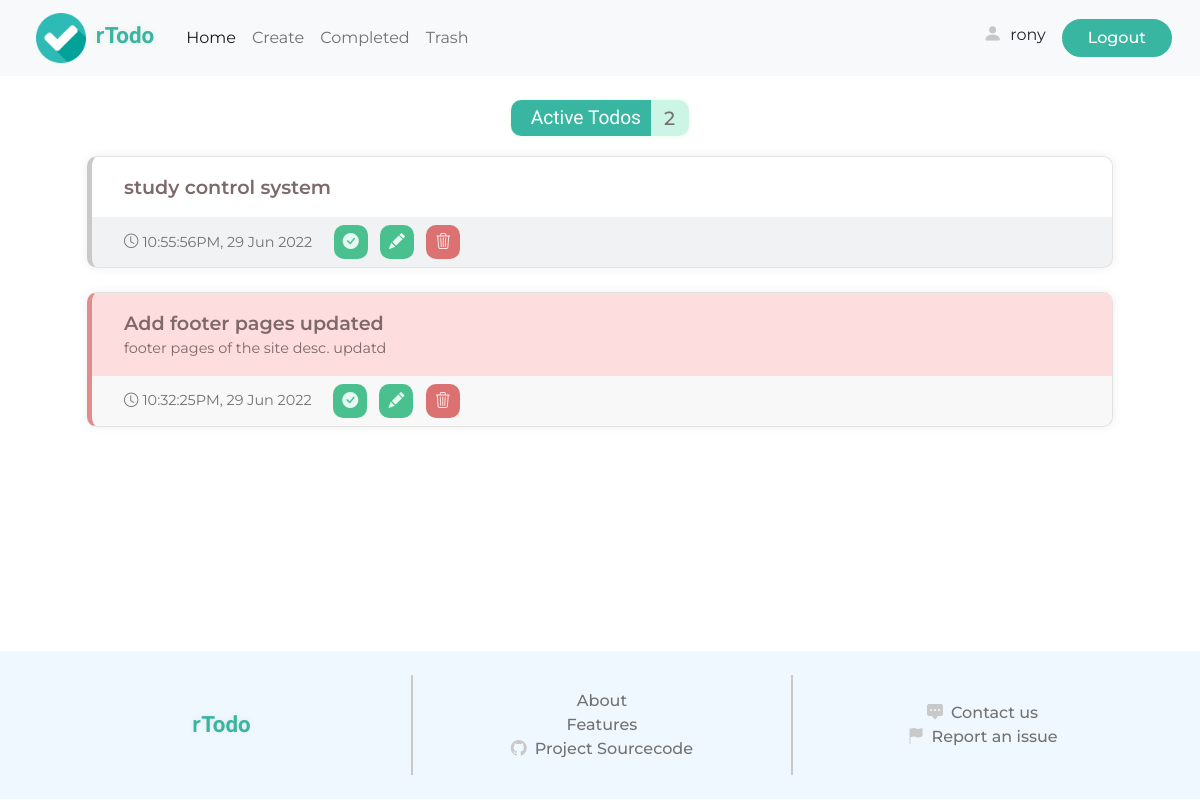
Before: /todos/ (signed in) with the older database file.
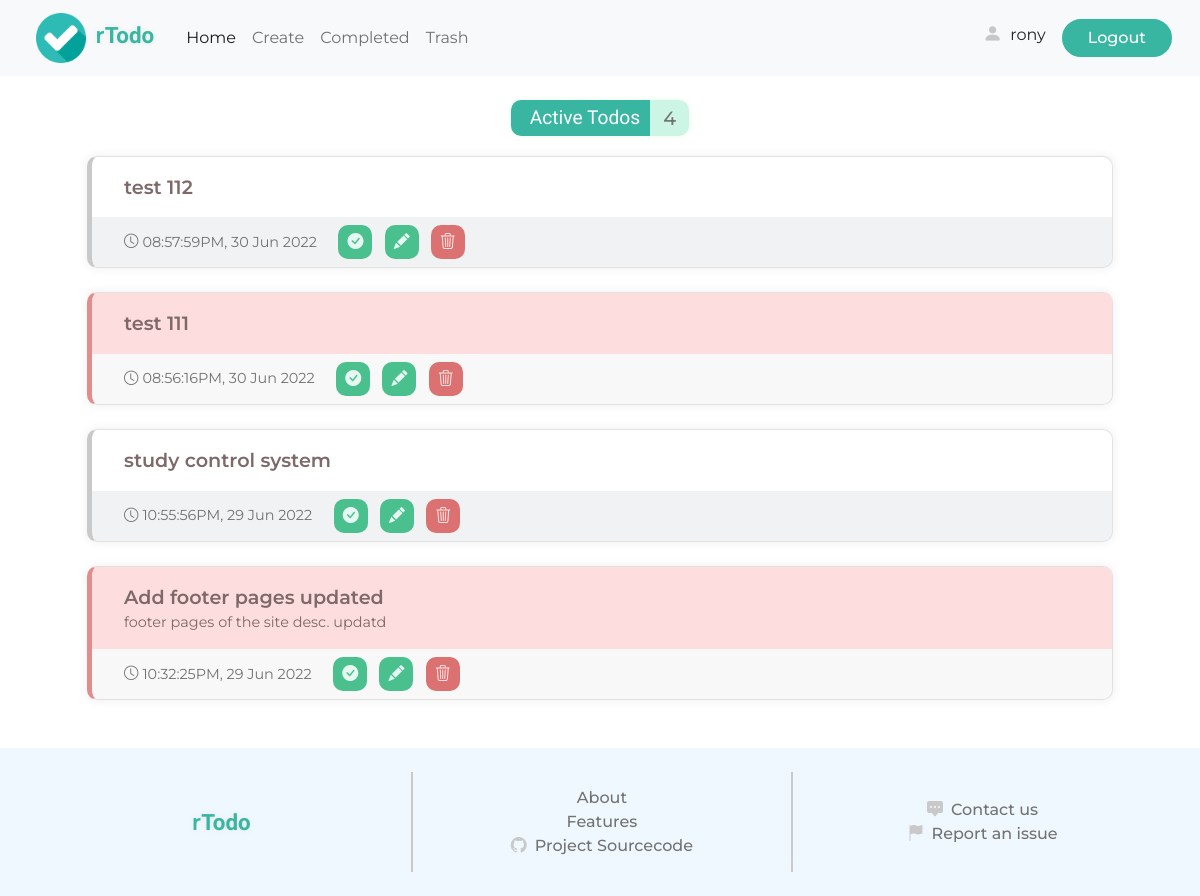
After: the same page with the newer database file.
### todo/models.py (models this page shows, shortened)
class Todo(models.Model):
    user = models.ForeignKey(User, on_delete=models.CASCADE)
    title = models.CharField(max_length=100)
    description = models.CharField(max_length=250, blank=True, null=True)
    added = models.DateTimeField(auto_now_add=True)
    completed = models.DateTimeField(blank=True, null=True)
    important = models.BooleanField(default=False)
    complete = models.BooleanField(default=False)
    trashed = models.BooleanField(default=False)
    @property
    def get_class(self):
        if self.important:
            return "todo important"
        else:
            return "todo"

### todo/views.py (the view)
# urls.py: path('todos/', views.current_todo, name="todos"),
def current_todo(request):
    context = {}
    todos = Todo.objects.filter(user=request.user, complete=False, trashed=False).order_by('-added')
    context['todos'] = todos
    context['username'] = request.user.username
    context['num_todos'] = len(todos)
    return render(request, 'todo/current.html', context=context)

### todo/templates/todo/current.html (shortened to what this page needs)
<!DOCTYPE html>
<html lang="en">
  {% load static %}
<head>
    <link href="https://cdn.jsdelivr.net/npm/bootstrap@5.2.0-beta1/dist/css/bootstrap.min.css" rel="stylesheet">
    <link rel="stylesheet" href="https://cdn.jsdelivr.net/npm/bootstrap-icons@1.8.3/font/bootstrap-icons.css">
    <link rel="stylesheet" href="{% static 'styles/style.css' %}">
</head>
<body>
    <header>
        <nav class="navbar navbar-expand-md bg-light">
            <div class="container-fluid">
              <a class="navbar-brand d-block ms-4 me-4" href="{% url 'home' %}">
                  <img src="{% static 'images/checked.png' %}" alt="">
                  <span class="site-title ms-1"> <span class="r">r</span>Todo</span>
              </a>
              <div class="collapse navbar-collapse" id="navbarSupportedContent">
                <ul class="navbar-nav me-auto mb-2 mb-lg-0">
                  <li class="nav-item">
                    <a class="nav-link active" aria-current="page" href="{% url 'todos' %}">Home</a>
                  </li>
                  <li class="nav-item">
                    <a class="nav-link" href="{% url 'create' %}">Create</a>
                  </li>
                  <li class="nav-item">
                    <a class="nav-link" href="{% url 'completed' %}">Completed</a>
                  </li>
                  <li class="nav-item">
                    <a class="nav-link" href="{% url 'trashed' %}">Trash</a>
                  </li>
                </ul>
                <div class="d-flex account me-3">
                    <div class="profile me-3">
                        <i class="bi bi-person-fill me-1"></i>
                        <a href="{% url 'stats' %}">{{ username }}</a>
                    </div>
                    <form action="{% url 'logout' %}">
                        <input type="submit" value="Logout" class="btn-1">
                    </form>
                </div>
              </div>
            </div>
        </nav>
    </header>
    <div class="main-container">
      {% if todos %}
      <div class="active-info" id="active-info">
        <div class="info-container">
          <div class="label">Active Todos</div>
          <div class="value" id="todo_nums">{{ num_todos }}</div>
        </div>
      </div>
      <div class="todo-container " id="todo-container">
        {% for todo in todos %}
        <div class="{{ todo.get_class }}" id="todo-{{ todo.id }}">
          <div class="detail">
            <div class="title">{{ todo.title }}</div>
            {% if todo.description %}
            <div class="description">
              <span>{{ todo.description }}</span>
            </div>
            {% endif %}
          </div>
          <div class="bottom">
            <div class="added">
              <i class="bi bi-clock me-1"></i><span>{{ todo.added|date:"h:i:sA, j M o" }}</span>
            </div>
            <div class="action">
              <button data-id="{{ todo.id }}" class="action-btn complete"><i class="bi bi-check-circle-fill"></i></button>
              <button data-id="{{ todo.id }}" class="action-btn edit"><i class="bi bi-pencil-fill"></i></button>
              <button data-id="{{ todo.id }}" class="action-btn delete"><i class="bi bi-trash3"></i></button>
            </div>
          </div>
        </div>
        {% endfor %}
      </div>
      {% endif %}
    </div>
    <footer>
        <div class="upper">
            <div class="col-1">
                <div class="site-title">
                    <span class="r">r</span>Todo
                </div>
            </div>
            <div class="vl"></div>
            <div class="col-2">
                <a href="#">About</a>
                <a href="#">Features</a>
                <a href="#"><i class="bi bi-github"></i>Project Sourcecode</a>
            </div>
            <div class="vl"></div>
            <div class="col-3">
                <a href="#"><i class="bi bi-chat-square-dots-fill"></i>Contact us</a>
                <a href="#"><i class="bi bi-flag-fill"></i>Report an issue</a>
            </div>
        </div>
    </footer>
</body>
</html>

Changed rows visible on the page:
added Todo: title "test 112", added "08:57:59PM, 30 Jun 2022", important False (drawn)
added Todo: title "test 111", added "08:56:16PM, 30 Jun 2022", important True (drawn)
Other visible differences:
{{ num_todos }}: "2" → "4"
